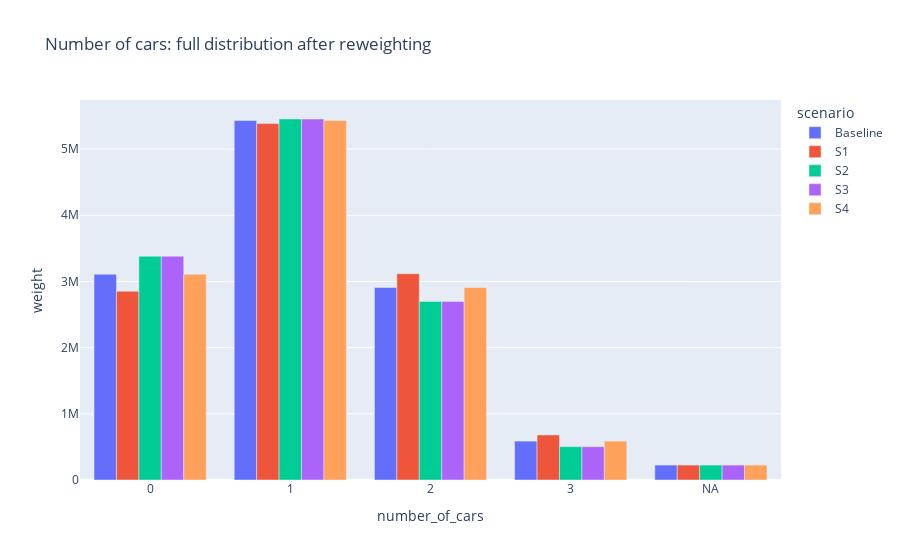

Write notebook code for a chart like this one.
### Code cell
df_plot = df_number_of_cars.copy()
df_plot["number_of_cars"] = df_plot["number_of_cars"].astype(str).replace({ str(NA): "NA" })

px.bar(
    df_plot, x = "number_of_cars", y = "weight", color = "scenario", barmode = "group",
    title = "Number of cars: full distribution after reweighting")

### Figure 1 — Plotly figure (JSON) as saved in the notebook; plotly's stock layout.template omitted (floating-point values rounded to 4 significant figures)
{"data": [{"alignmentgroup": "True", "hovertemplate": "scenario=Baseline<br>number_of_cars=%{x}<br>weight=%{y}<extra></extra>", "legendgroup": "Baseline", "marker": {"color": "#636efa", "pattern": {"shape": ""}}, "name": "Baseline", "offsetgroup": "Baseline", "orientation": "v", "showlegend": true, "textposition": "auto", "type": "bar", "x": ["0", "1", "2", "3", "NA"], "xaxis": "x", "y": [3109000.0, 5432000.0, 2909000.0, 587700.0, 225400.0], "yaxis": "y"}, {"alignmentgroup": "True", "hovertemplate": "scenario=S1<br>number_of_cars=%{x}<br>weight=%{y}<extra></extra>", "legendgroup": "S1", "marker": {"color": "#EF553B", "pattern": {"shape": ""}}, "name": "S1", "offsetgroup": "S1", "orientation": "v", "showlegend": true, "textposition": "auto", "type": "bar", "x": ["0", "1", "2", "3", "NA"], "xaxis": "x", "y": [2853000.0, 5386000.0, 3117000.0, 680600.0, 225400.0], "yaxis": "y"}, {"alignmentgroup": "True", "hovertemplate": "scenario=S2<br>number_of_cars=%{x}<br>weight=%{y}<extra></extra>", "legendgroup": "S2", "marker": {"color": "#00cc96", "pattern": {"shape": ""}}, "name": "S2", "offsetgroup": "S2", "orientation": "v", "showlegend": true, "textposition": "auto", "type": "bar", "x": ["0", "1", "2", "3", "NA"], "xaxis": "x", "y": [3380000.0, 5455000.0, 2698000.0, 503600.0, 225400.0], "yaxis": "y"}, {"alignmentgroup": "True", "hovertemplate": "scenario=S3<br>number_of_cars=%{x}<br>weight=%{y}<extra></extra>", "legendgroup": "S3", "marker": {"color": "#ab63fa", "pattern": {"shape": ""}}, "name": "S3", "offsetgroup": "S3", "orientation": "v", "showlegend": true, "textposition": "auto", "type": "bar", "x": ["0", "1", "2", "3", "NA"], "xaxis": "x", "y": [3380000.0, 5455000.0, 2698000.0, 503600.0, 225400.0], "yaxis": "y"}, {"alignmentgroup": "True", "hovertemplate": "scenario=S4<br>number_of_cars=%{x}<br>weight=%{y}<extra></extra>", "legendgroup": "S4", "marker": {"color": "#FFA15A", "pattern": {"shape": ""}}, "name": "S4", "offsetgroup": "S4", "orientation": "v", "showlegend": true, "textposition": "auto", "type": "bar", "x": ["0", "1", "2", "3", "NA"], "xaxis": "x", "y": [3109000.0, 5432000.0, 2909000.0, 587700.0, 225400.0], "yaxis": "y"}], "layout": {"barmode": "group", "legend": {"title": {"text": "scenario"}, "tracegroupgap": 0}, "title": {"text": "Number of cars: full distribution after reweighting"}, "xaxis": {"anchor": "y", "domain": [0, 1], "title": {"text": "number_of_cars"}}, "yaxis": {"anchor": "x", "domain": [0, 1], "title": {"text": "weight"}}}}
